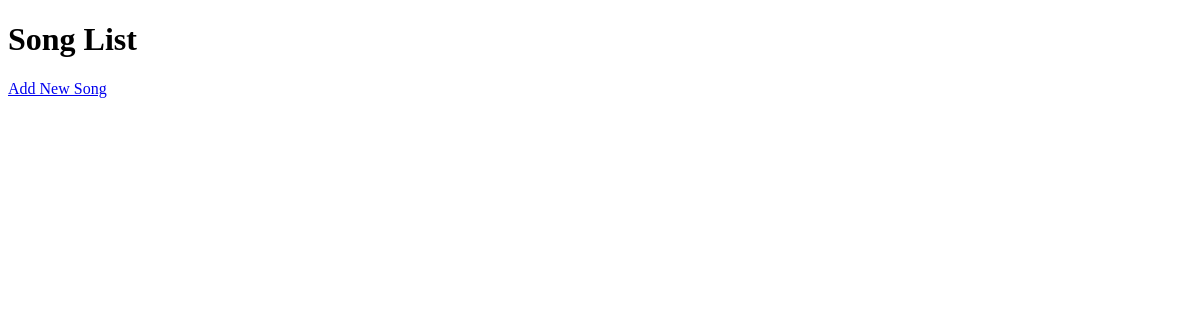
Before: /songs/ with the older database file.
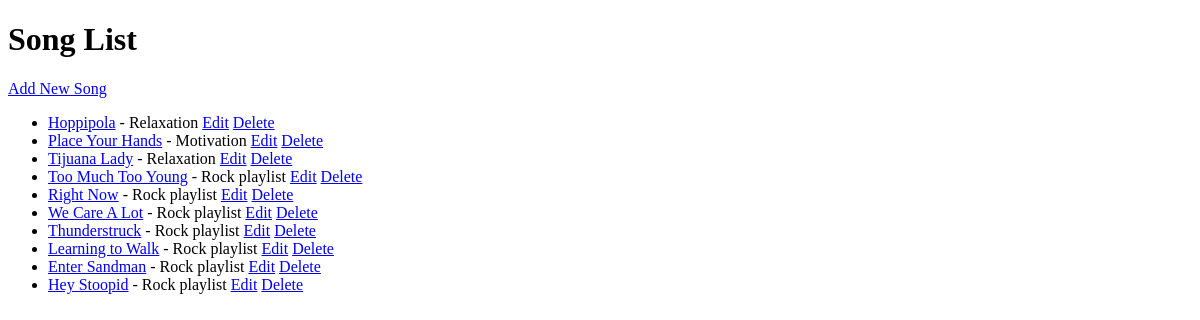
After: the same page with the newer database file.
### song/models.py (models this page shows, shortened)
class Song(models.Model):
    title = models.CharField(max_length=100)
    artist = models.CharField(max_length=100)
    album = models.CharField(max_length=100, blank=True, null=True)
    tape = models.ForeignKey('tape.Tape', on_delete=models.CASCADE, related_name='songs')
    created_at = models.DateTimeField(auto_now_add=True)
    updated_at = models.DateTimeField(auto_now=True)

### tape/models.py (models this page shows, shortened)
class Tape(models.Model):
    title = models.CharField(max_length=100)
    description = models.TextField()
    created_at = models.DateTimeField(auto_now_add=True)
    updated_at = models.DateTimeField(auto_now=True)

### song/views.py (the view)
# urls.py: path('', views.song_list, name='song_list'),
def song_list(request):
    songs = Song.objects.all()
    return render(request, 'song/song_list.html', {'songs': songs})

### song/templates/song/song_list.html (shortened to what this page needs)
<!DOCTYPE html>
<html>
<head>
</head>
<body>
    <h1>Song List</h1>
    <a href="{% url 'song_create' %}">Add New Song</a>
    <ul>
        {% for song in songs %}
            <li>
                <a href="{% url 'song_detail' song.pk %}">{{ song.title }}</a> - {{ song.tape.title }}
                <a href="{% url 'song_update' song.pk %}">Edit</a>
                <a href="{% url 'song_delete' song.pk %}">Delete</a>
            </li>
        {% endfor %}
    </ul>
</body>
</html>

Changed rows visible on the page:
added Song: title "Hoppipola", tape "Relaxation"
added Song: title "Place Your Hands", tape "Motivation"
added Song: title "Tijuana Lady", tape "Relaxation"
added Song: title "Too Much Too Young", tape "Rock playlist"
added Song: title "Right Now", tape "Rock playlist"
added Song: title "We Care A Lot", tape "Rock playlist"
added Song: title "Thunderstruck", tape "Rock playlist"
added Song: title "Learning to Walk", tape "Rock playlist"
added Song: title "Enter Sandman", tape "Rock playlist"
added Song: title "Hey Stoopid", tape "Rock playlist"
